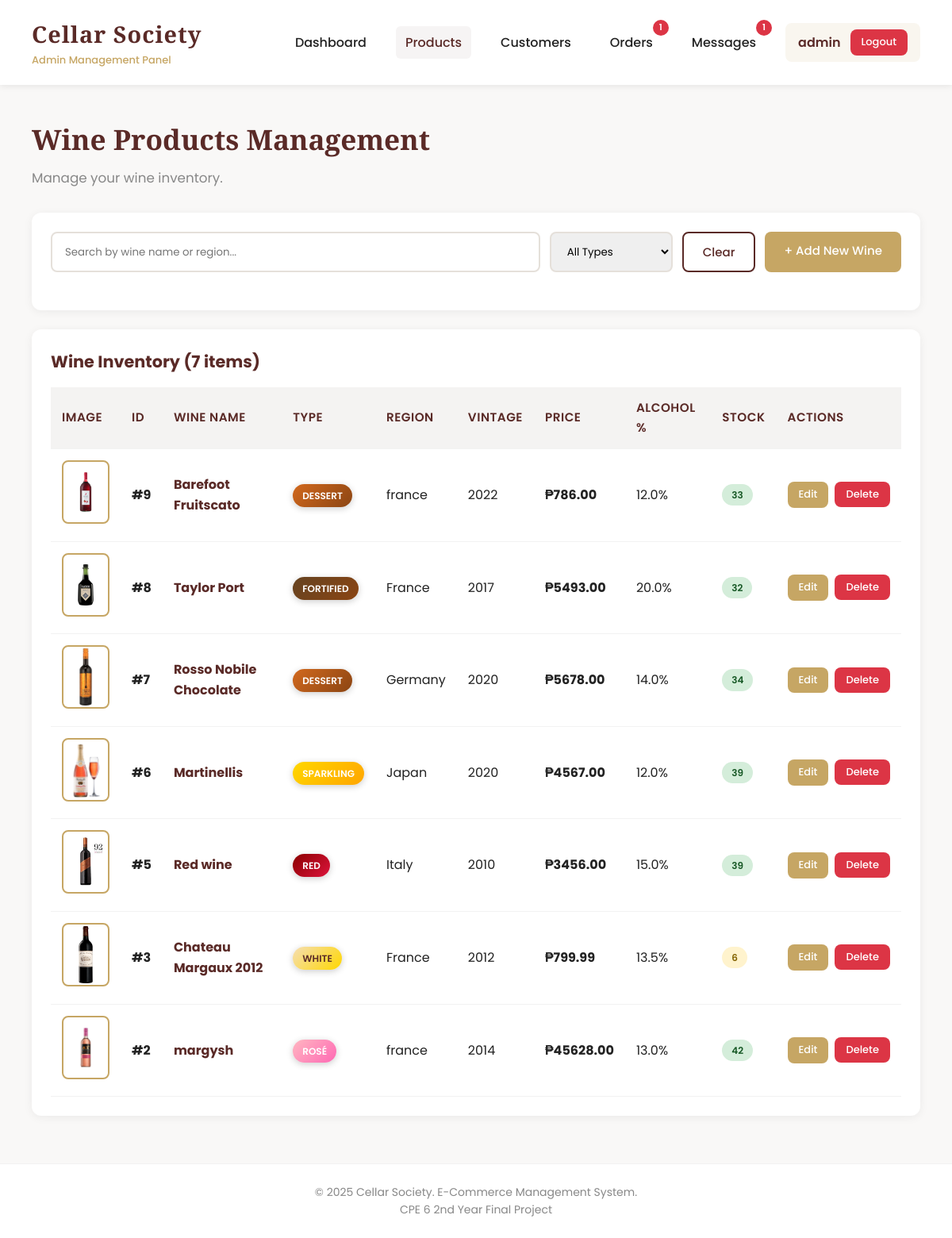
Page /products (signed in) on the committed database.
### tables this page shows
CREATE TABLE products (
        id INTEGER PRIMARY KEY AUTOINCREMENT,
        name TEXT NOT NULL,
        type TEXT NOT NULL,
        region TEXT NOT NULL,
        vintage INTEGER NOT NULL,
        price REAL NOT NULL,
        alcohol REAL NOT NULL,
        stock INTEGER NOT NULL,
        description TEXT,
        image_url TEXT,
        created_at TIMESTAMP DEFAULT CURRENT_TIMESTAMP
    );

### app.py (the view)
@app.route('/products')
@login_required
def products():
    conn = get_db_connection()
    products = conn.execute(
        'SELECT * FROM products ORDER BY created_at DESC'
    ).fetchall()
    conn.close()
    load_products_to_cache()
    return render_template('admin/products.html', products=products)

### app.py (called while the page is built)
def get_db_connection():
    conn = sqlite3.connect('cellar_society.db')
    conn.row_factory = sqlite3.Row
    return conn

def load_products_to_cache():
    conn = sqlite3.connect('cellar_society.db')
    c = conn.cursor()
    c.execute("SELECT * FROM products")
    products = c.fetchall()
    conn.close()
    product_cache.table.clear()
    for p in products:
        product_data = {
            'id': p[0],
            'name': p[1],
            'type': p[2],
            'region': p[3],
            'vintage': p[4],
            'price': p[5],
            'alcohol': p[6],
            'stock': p[7],
            'description': p[8],
            'image_url': p[9]
        }
        product_cache.insert(p[0], product_data)

def login_required(f):
    @wraps(f)
    def decorated_function(*args, **kwargs):
        if 'admin_id' not in session:
            flash('Please login first', 'error')
            return redirect(url_for('login'))
        return f(*args, **kwargs)
    return decorated_function

def get_admin_notification_counts():
    conn = get_db_connection()
    pending_orders = conn.execute('''
        SELECT COUNT(*) as count FROM orders
        WHERE status = 'Pending'
    ''').fetchone()['count']
    processing_orders = conn.execute('''
        SELECT COUNT(*) as count FROM orders
        WHERE status = 'Processing'
    ''').fetchone()['count']
    unread_messages = conn.execute('''
        SELECT COUNT(*) as count FROM messages
        WHERE sender_type = 'customer' AND is_read = 0
    ''').fetchone()['count']
    conn.close()
    total = pending_orders + processing_orders + unread_messages
    return {
        'pending_orders': pending_orders,
        'processing_orders': processing_orders,
        'unread_messages': unread_messages,
        'total': total
    }

@app.context_processor
def inject_admin_notifications():
    return {
        'notifications': get_admin_notification_counts()
    }

    def insert(self, product_id, product_data):
        self.table[product_id] = product_data

### templates/admin/products.html (shortened to what this page needs)
{% extends "admin/base.html" %}
{% block content %}
<div class="page-header">
    <h2>Wine Products Management</h2>
    <p>Manage your wine inventory.</p>
</div>
<div class="card">
    <div class="search-bar">
        <input type="text" id="searchInput" placeholder="Search by wine name or region..." oninput="filterProducts()">
        <select id="typeFilter" onchange="filterProducts()">
            <option value="">All Types</option>
        </select>
        <button onclick="clearFilters()" class="btn ghost">Clear</button>
        <a href="{{ url_for('add_product') }}" class="btn accent">+ Add New Wine</a>
    </div>
</div>
<div class="card">
    <h3 id="productCount">Wine Inventory ({{ products|length }} items)</h3>
    {% if products %}
    <div class="table-container">
        <table>
            <thead>
                <tr>
                    <th>Image</th>
                    <th>ID</th>
                    <th>Wine Name</th>
                    <th>Type</th>
                    <th>Region</th>
                    <th>Vintage</th>
                    <th>Price</th>
                    <th>Alcohol %</th>
                    <th>Stock</th>
                    <th>Actions</th>
                </tr>
            </thead>
            <tbody id="productTableBody">
                {% for product in products %}
                <tr>
                    <td>
                        {% if product.image_url %}
                        <img src="{{ product.image_url }}"
                             alt="{{ product.name }}"
                             style="width: 60px; height: 80px; object-fit: contain; border-radius: 8px; border: 2px solid var(--accent); background: white; padding: 2px;">
                        {% else %}
                        <div style="width: 60px; height: 80px; background: rgba(198, 166, 100, 0.1); border-radius: 8px; display: flex; align-items: center; justify-content: center; color: var(--muted); font-size: 24px;">
                            🍷
                        </div>
                        {% endif %}
                    </td>
                    <td><strong>#{{ product.id }}</strong></td>
                    <td><strong style="color: var(--primary);">{{ product.name }}</strong></td>
                    <td>
                        {% if product.type == 'Red' %}
                            <span style="background: linear-gradient(135deg, #8B0000, #DC143C); color: white; padding: 6px 12px; border-radius: 20px; font-size: 12px; font-weight: 600;
                            text-transform: uppercase; box-shadow: 0 2px 8px rgba(0,0,0,0.2);">
                                Red
                            </span>
                        {% elif product.type == 'White' %}
                            <span style="background: linear-gradient(135deg, #F5DEB3, #FFD700); color: #5a2a27; padding: 6px 12px; border-radius: 20px; font-size: 12px; font-weight: 600;
                            text-transform: uppercase; box-shadow: 0 2px 8px rgba(0,0,0,0.2);">
                                White
                            </span>
                        {% elif product.type == 'Rosé' %}
                            <span style="background: linear-gradient(135deg, #FFB6C1, #FF69B4); color: white; padding: 6px 12px; border-radius: 20px; font-size: 12px; font-weight: 600;
                            text-transform: uppercase; box-shadow: 0 2px 8px rgba(0,0,0,0.2);">
                                Rosé
                            </span>
                        {% elif product.type == 'Sparkling' %}
                            <span style="background: linear-gradient(135deg, #FFD700, #FFA500); color: white; padding: 6px 12px; border-radius: 20px; font-size: 12px; font-weight: 600;
                            text-transform: uppercase; box-shadow: 0 2px 8px rgba(0,0,0,0.2);">
                                Sparkling
                            </span>
                        {% elif product.type == 'Dessert' %}
                            <span style="background: linear-gradient(135deg, #D2691E, #8B4513); color: white; padding: 6px 12px; border-radius: 20px; font-size: 12px; font-weight: 600;
                            text-transform: uppercase; box-shadow: 0 2px 8px rgba(0,0,0,0.2);">
                                Dessert
                            </span>
                        {% elif product.type == 'Fortified' %}
                            <span style="background: linear-gradient(135deg, #654321, #8B4513); color: white; padding: 6px 12px; border-radius: 20px; font-size: 12px; font-weight: 600;
                            text-transform: uppercase; box-shadow: 0 2px 8px rgba(0,0,0,0.2);">
                                Fortified
                            </span>
                        {% else %}
                            <span style="background: linear-gradient(135deg, var(--primary), #6a302c); color: white; padding: 6px 12px; border-radius: 20px; font-size: 12px; font-weight: 600;
                            text-transform: uppercase; box-shadow: 0 2px 8px rgba(0,0,0,0.2);">
                                {{ product.type }}
                            </span>
                        {% endif %}
                    </td>
                    <td>{{ product.region }}</td>
                    <td>{{ product.vintage }}</td>
                    <td><strong>₱{{ "%.2f"|format(product.price) }}</strong></td>
                    <td>{{ product.alcohol }}%</td>
                    <td>
                        {% if product.stock > 10 %}
                            <span class="badge success">{{ product.stock }}</span>
                        {% elif product.stock > 0 %}
                            <span class="badge warning">{{ product.stock }}</span>
                        {% else %}
                            <span class="badge danger">Out of Stock</span>
                        {% endif %}
                    </td>
                    <td>
                        <div class="actions">
                            <a href="{{ url_for('edit_product', product_id=product.id) }}" class="btn btn-small accent">Edit</a>
                            <form method="POST" action="{{ url_for('delete_product', product_id=product.id) }}" style="display: inline;" onsubmit="return confirm('Are you sure you want to delete {{ product.name }}?');">
                                <button type="submit" class="btn btn-small danger">Delete</button>
                            </form>
                        </div>
                    </td>
                </tr>
                {% endfor %}
            </tbody>
        </table>
    </div>
    {% else %}
    <div class="empty-state">
        <h3>No Wines Found</h3>
        <p>Start by adding your first wine product to the inventory.</p>
        <a href="{{ url_for('add_product') }}" class="btn primary" style="margin-top: 16px;">+ Add First Wine</a>
    </div>
    {% endif %}
</div>
{% endblock %}

### templates/admin/base.html (shortened to what this page needs)
<!DOCTYPE html>
<html lang="en">
<head>
</head>
<body>
    <header>
        <div class="brand">
            <h1>Cellar Society</h1>
            <small>Admin Management Panel</small>
        </div>
        {% if session.admin_id %}
        <nav>
            <a href="{{ url_for('dashboard') }}" {% if request.endpoint == 'dashboard' %}class="active"{% endif %}>Dashboard</a>
            <a href="{{ url_for('products') }}" {% if request.endpoint in ['products', 'add_product', 'edit_product'] %}class="active"{% endif %}>Products</a>
            <a href="{{ url_for('customers') }}" {% if request.endpoint in ['customers', 'customer_detail'] %}class="active"{% endif %}>Customers</a>
            <a href="{{ url_for('orders') }}" style="position: relative;" {% if request.endpoint in ['orders', 'order_detail'] %}class="active"{% endif %}>
                Orders
                {% if notifications.pending_orders + notifications.processing_orders > 0 %}
                <span style="position: absolute; top: -8px; right: -8px; background: var(--danger); color: white; border-radius: 50%; width: 20px; height: 20px; font-size: 11px; display: flex; align-items: center; justify-content: center; font-weight: 600;">
                    {{ notifications.pending_orders + notifications.processing_orders }}
                </span>
                {% endif %}
            </a>
            <a href="{{ url_for('messages') }}" style="position: relative;" {% if request.endpoint in ['messages', 'message_thread'] %}class="active"{% endif %}>
                Messages
                {% if notifications.unread_messages > 0 %}
                <span style="position: absolute; top: -8px; right: -8px; background: var(--danger); color: white; border-radius: 50%; width: 20px; height: 20px; font-size: 11px; display: flex; align-items: center; justify-content: center; font-weight: 600;">
                    {{ notifications.unread_messages }}
                </span>
                {% endif %}
            </a>
            <div class="user-info">
                <span>{{ session.admin_username }}</span>
                <a href="{{ url_for('logout') }}" class="btn btn-small danger">Logout</a>
            </div>
        </nav>
        {% endif %}
    </header>
    <main>
        {% block content %}{% endblock %}
    </main>
    <footer>
        <p>&copy; 2025 Cellar Society. E-Commerce Management System.</p>
        <p>CPE 6 2nd Year Final Project</p>
    </footer>
</body>
</html>

### templates/admin/base.html (style rules this page uses)
:root { --primary: #5a2a27; --accent: #c6a664; --bg: #f9f8f7; --card-bg: #ffffff; --text: #222; --muted: #888; --success: #28a745; --danger: #dc3545; --warning: #ffc107; }
* { margin: 0; padding: 0; box-sizing: border-box; }
body { font-family: 'Poppins', sans-serif; background: var(--bg); color: var(--text); line-height: 1.6; }
header { background: var(--card-bg); box-shadow: 0 2px 8px rgba(0,0,0,0.08); padding: 20px 40px; display: flex; justify-content: space-between; align-items: center; position: sticky; top: 0; z-index: 100; }
.brand { display: flex; flex-direction: column; }
.brand h1 { font-family: 'Playfair Display', serif; color: var(--primary); font-size: 1.8em; margin: 0; letter-spacing: 1px; }
.brand small { color: var(--accent); font-size: 13px; font-weight: 500; }
nav { display: flex; gap: 25px; align-items: center; }
nav a { text-decoration: none; color: var(--text); font-weight: 500; transition: color 0.3s; padding: 8px 12px; border-radius: 6px; }
nav a:hover, nav a.active { color: var(--primary); background: rgba(90, 42, 39, 0.05); }
.user-info { display: flex; align-items: center; gap: 12px; padding: 8px 16px; background: rgba(198, 166, 100, 0.1); border-radius: 8px; }
.user-info span { color: var(--primary); font-weight: 600; }
main { max-width: 1400px; margin: 40px auto; padding: 0 40px; }
.page-header { margin-bottom: 30px; }
.page-header h2 { font-family: 'Playfair Display', serif; color: var(--primary); font-size: 2.2em; margin-bottom: 8px; }
.page-header p { color: var(--muted); font-size: 1.05em; }
.card { background: var(--card-bg); border-radius: 12px; box-shadow: 0 2px 12px rgba(0,0,0,0.06); padding: 24px; margin-bottom: 24px; }
.card h3 { color: var(--primary); margin-bottom: 16px; font-size: 1.3em; }
.btn { padding: 12px 24px; border: none; border-radius: 8px; cursor: pointer; font-family: 'Poppins'; font-weight: 500; font-size: 15px; transition: all 0.3s; text-decoration: none; display: inline-block; }
.btn.accent { background: var(--accent); color: white; }
.btn.danger { background: var(--danger); color: white; }
.btn.ghost { background: transparent; border: 2px solid var(--primary); color: var(--primary); }
.btn-small { padding: 6px 14px; font-size: 13px; }
.table-container { overflow-x: auto; }
table { width: 100%; border-collapse: collapse; }
th, td { padding: 14px; text-align: left; border-bottom: 1px solid rgba(0,0,0,0.05); }
th { background: #f4f3f2; color: var(--primary); font-weight: 600; font-size: 0.95em; text-transform: uppercase; letter-spacing: 0.5px; }
.search-bar { display: flex; gap: 12px; margin-bottom: 24px; flex-wrap: wrap; }
.search-bar input { flex: 1; min-width: 250px; padding: 12px 16px; border: 2px solid #e5e0da; border-radius: 8px; font-family: 'Poppins'; }
.search-bar select { padding: 12px 16px; border: 2px solid #e5e0da; border-radius: 8px; font-family: 'Poppins'; }
.badge { display: inline-block; padding: 4px 12px; border-radius: 20px; font-size: 12px; font-weight: 600; text-transform: uppercase; }
.badge.success { background: #d4edda; color: #155724; }
.badge.warning { background: #fff3cd; color: #856404; }
footer { text-align: center; padding: 24px; color: var(--muted); font-size: 14px; border-top: 1px solid rgba(0,0,0,0.05); background: var(--card-bg); margin-top: 60px; }
.actions { display: flex; gap: 8px; }

### rows in the picture
products: image_url (picture), id "9", name "Barefoot Fruitscato", type "DESSERT", region "france", vintage "2022", price "786.00", alcohol "12.0", stock "33"
products: image_url (picture), id "8", name "Taylor Port", type "FORTIFIED", region "France", vintage "2017", price "5493.00", alcohol "20.0", stock "32"
products: image_url (picture), id "7", name "Rosso Nobile Chocolate", type "DESSERT", region "Germany", vintage "2020", price "5678.00", alcohol "14.0", stock "34"
products: image_url (picture), id "6", name "Martinellis", type "SPARKLING", region "Japan", vintage "2020", price "4567.00", alcohol "12.0", stock "39"
products: image_url (picture), id "5", name "Red wine", type "RED", region "Italy", vintage "2010", price "3456.00", alcohol "15.0", stock "39"
products: image_url (picture), id "3", name "Chateau Margaux 2012", type "WHITE", region "France", vintage "2012", price "799.99", alcohol "13.5", stock "6"
products: image_url (picture), id "2", name "margysh", type "ROSÉ", region "france", vintage "2014", price "45628.00", alcohol "13.0", stock "42"

### other values in the picture
{{ notifications.pending_orders + notifications.processing_orders }} "1"
{{ notifications.unread_messages }} "1"
{{ session.admin_username }} "admin"
{{ products|length }} "7"
